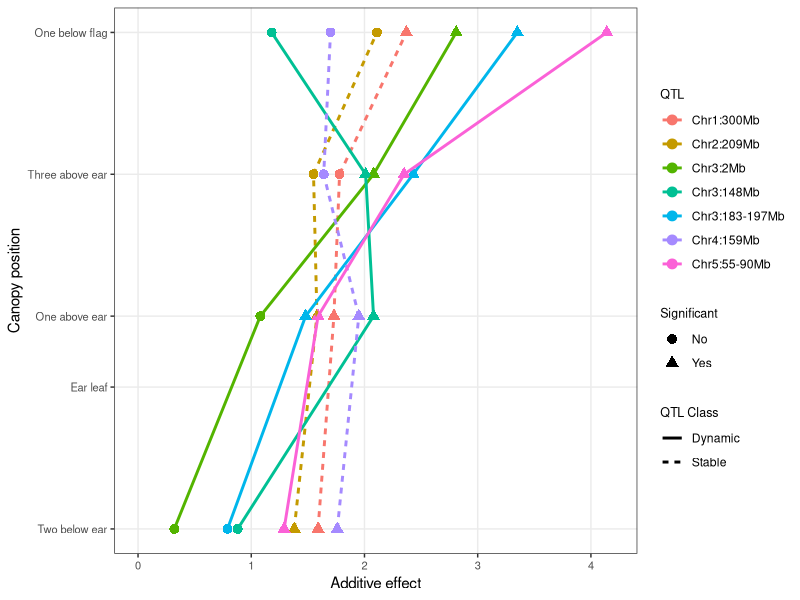
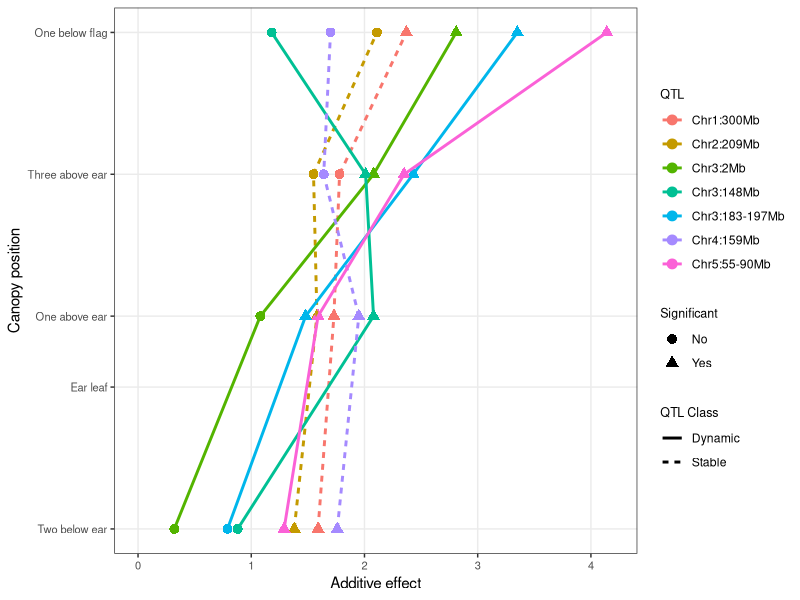

These charts were generated, in order, by the following R code:
library(tidyverse)


data <- read_tsv("QTL_Analysis/QTL_Additive_Classes.txt")


(out <- data %>%
    mutate(`QTL Class` = factor(`QTL Class`),
           QTL = factor(QTL) %>% fct_reorder(Order)) %>% 
    ggplot(aes(x = Coded,y = Additive,group = QTL)) +
    geom_point(aes(color = QTL,
                   shape = Significant),
               size = 3) +
    geom_line(aes(linetype = `QTL Class`,
                  color = QTL),
              size = 1) +
    theme_bw() +
    scale_x_continuous(breaks = c(-2,0,1,3,5),
                    labels = c("Two below ear",
                               "Ear leaf",
                               "One above ear",
                               "Three above ear",
                               "One below flag"),
                    name = "Canopy position") +
    # scale_x_reverse(breaks = c(-2,0,1,3,5),
    #                    labels = c("Two below ear",
    #                               "Ear leaf",
    #                               "One above ear",
    #                               "Three above ear",
    #                               "One below flag"),
    #                    name = "Canopy position") +
    coord_flip() +
    ylab("Additive effect") +
    scale_y_continuous(limits = c(0,4.2)) +
    theme(panel.grid.minor = element_blank(),
          axis.text = element_text(size = 8),
          legend.title = element_text(size = 9)))


ggsave(plot = out,
       filename = "QTL_Analysis/Fig5-LA_QTL_Classes.png",
       width = 7,
       height = 6,
       dpi = 1200)
